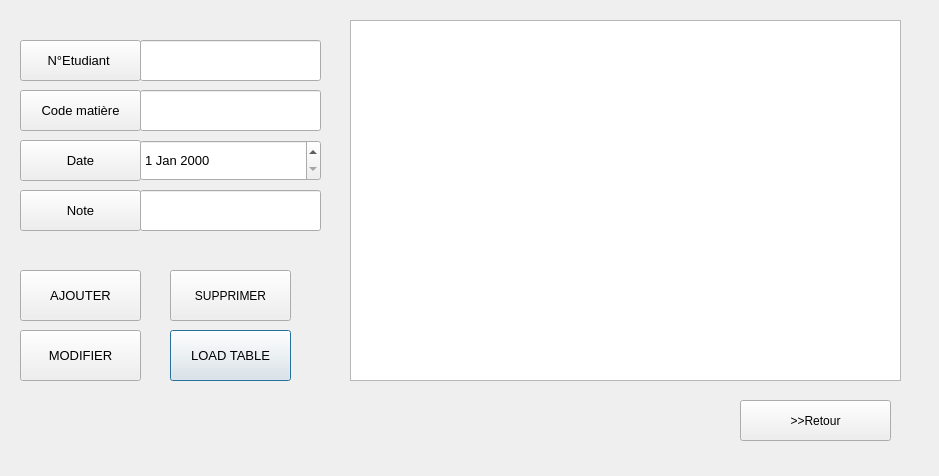
<?xml version="1.0" encoding="UTF-8"?>
<ui version="4.0">
 <class>controle2</class>
 <widget class="QDialog" name="controle2">
  <property name="geometry">
   <rect>
    <x>0</x>
    <y>0</y>
    <width>939</width>
    <height>476</height>
   </rect>
  </property>
  <property name="windowTitle">
   <string>Dialog</string>
  </property>
  <widget class="QTableView" name="tableView">
   <property name="geometry">
    <rect>
     <x>350</x>
     <y>20</y>
     <width>551</width>
     <height>361</height>
    </rect>
   </property>
  </widget>
  <widget class="QPushButton" name="LOAD">
   <property name="geometry">
    <rect>
     <x>170</x>
     <y>330</y>
     <width>121</width>
     <height>51</height>
    </rect>
   </property>
   <property name="font">
    <font>
     <pointsize>10</pointsize>
     <weight>50</weight>
     <bold>false</bold>
    </font>
   </property>
   <property name="text">
    <string>LOAD TABLE</string>
   </property>
  </widget>
  <widget class="QPushButton" name="pushButton_2">
   <property name="geometry">
    <rect>
     <x>20</x>
     <y>40</y>
     <width>121</width>
     <height>41</height>
    </rect>
   </property>
   <property name="font">
    <font>
     <pointsize>10</pointsize>
    </font>
   </property>
   <property name="text">
    <string>N°Etudiant </string>
   </property>
  </widget>
  <widget class="QPushButton" name="pushButton_3">
   <property name="geometry">
    <rect>
     <x>20</x>
     <y>90</y>
     <width>121</width>
     <height>41</height>
    </rect>
   </property>
   <property name="font">
    <font>
     <pointsize>10</pointsize>
    </font>
   </property>
   <property name="text">
    <string>Code matière</string>
   </property>
  </widget>
  <widget class="QPushButton" name="pushButton_4">
   <property name="geometry">
    <rect>
     <x>20</x>
     <y>140</y>
     <width>121</width>
     <height>41</height>
    </rect>
   </property>
   <property name="font">
    <font>
     <pointsize>10</pointsize>
    </font>
   </property>
   <property name="text">
    <string>Date</string>
   </property>
  </widget>
  <widget class="QPushButton" name="pushButton_5">
   <property name="geometry">
    <rect>
     <x>20</x>
     <y>190</y>
     <width>121</width>
     <height>41</height>
    </rect>
   </property>
   <property name="font">
    <font>
     <pointsize>10</pointsize>
    </font>
   </property>
   <property name="text">
    <string>Note</string>
   </property>
  </widget>
  <widget class="QLineEdit" name="ETUDIANT">
   <property name="geometry">
    <rect>
     <x>140</x>
     <y>40</y>
     <width>181</width>
     <height>41</height>
    </rect>
   </property>
   <property name="font">
    <font>
     <pointsize>10</pointsize>
    </font>
   </property>
  </widget>
  <widget class="QLineEdit" name="MAIERE">
   <property name="geometry">
    <rect>
     <x>140</x>
     <y>90</y>
     <width>181</width>
     <height>41</height>
    </rect>
   </property>
   <property name="font">
    <font>
     <pointsize>10</pointsize>
    </font>
   </property>
  </widget>
  <widget class="QLineEdit" name="NOTE">
   <property name="geometry">
    <rect>
     <x>140</x>
     <y>190</y>
     <width>181</width>
     <height>41</height>
    </rect>
   </property>
   <property name="font">
    <font>
     <pointsize>10</pointsize>
    </font>
   </property>
  </widget>
  <widget class="QDateEdit" name="dateEdit">
   <property name="geometry">
    <rect>
     <x>140</x>
     <y>140</y>
     <width>181</width>
     <height>41</height>
    </rect>
   </property>
   <property name="font">
    <font>
     <pointsize>10</pointsize>
    </font>
   </property>
  </widget>
  <widget class="QPushButton" name="ADD">
   <property name="geometry">
    <rect>
     <x>20</x>
     <y>270</y>
     <width>121</width>
     <height>51</height>
    </rect>
   </property>
   <property name="font">
    <font>
     <pointsize>10</pointsize>
    </font>
   </property>
   <property name="text">
    <string>AJOUTER</string>
   </property>
  </widget>
  <widget class="QPushButton" name="DELETE">
   <property name="geometry">
    <rect>
     <x>170</x>
     <y>270</y>
     <width>121</width>
     <height>51</height>
    </rect>
   </property>
   <property name="text">
    <string>SUPPRIMER</string>
   </property>
  </widget>
  <widget class="QPushButton" name="UPDATE">
   <property name="geometry">
    <rect>
     <x>20</x>
     <y>330</y>
     <width>121</width>
     <height>51</height>
    </rect>
   </property>
   <property name="font">
    <font>
     <pointsize>10</pointsize>
    </font>
   </property>
   <property name="text">
    <string>MODIFIER</string>
   </property>
  </widget>
  <widget class="QPushButton" name="pushButton">
   <property name="geometry">
    <rect>
     <x>740</x>
     <y>400</y>
     <width>151</width>
     <height>41</height>
    </rect>
   </property>
   <property name="text">
    <string>&gt;&gt;Retour</string>
   </property>
  </widget>
 </widget>
 <resources/>
 <connections/>
</ui>
